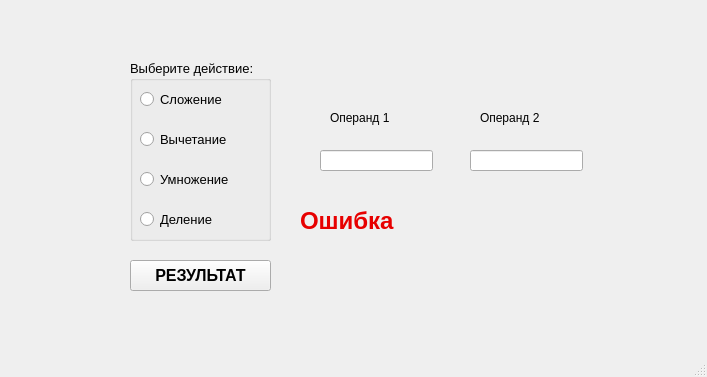
<?xml version="1.0" encoding="UTF-8"?>
<ui version="4.0">
 <class>MainWindow</class>
 <widget class="QMainWindow" name="MainWindow">
  <property name="geometry">
   <rect>
    <x>0</x>
    <y>0</y>
    <width>707</width>
    <height>377</height>
   </rect>
  </property>
  <property name="windowTitle">
   <string>MainWindow</string>
  </property>
  <widget class="QWidget" name="centralwidget">
   <widget class="QGroupBox" name="groupBox">
    <property name="geometry">
     <rect>
      <x>130</x>
      <y>60</y>
      <width>141</width>
      <height>181</height>
     </rect>
    </property>
    <property name="font">
     <font>
      <pointsize>10</pointsize>
      <weight>50</weight>
      <italic>false</italic>
      <bold>false</bold>
      <underline>false</underline>
     </font>
    </property>
    <property name="title">
     <string>Выберите действие:</string>
    </property>
    <widget class="QRadioButton" name="radioButtonSum">
     <property name="geometry">
      <rect>
       <x>10</x>
       <y>30</y>
       <width>101</width>
       <height>19</height>
      </rect>
     </property>
     <property name="text">
      <string>Сложение</string>
     </property>
    </widget>
    <widget class="QRadioButton" name="radioButtonSub">
     <property name="geometry">
      <rect>
       <x>10</x>
       <y>70</y>
       <width>101</width>
       <height>19</height>
      </rect>
     </property>
     <property name="text">
      <string>Вычетание</string>
     </property>
    </widget>
    <widget class="QRadioButton" name="radioButtonMul">
     <property name="geometry">
      <rect>
       <x>10</x>
       <y>110</y>
       <width>101</width>
       <height>19</height>
      </rect>
     </property>
     <property name="text">
      <string>Умножение</string>
     </property>
    </widget>
    <widget class="QRadioButton" name="radioButtonDiv">
     <property name="geometry">
      <rect>
       <x>10</x>
       <y>150</y>
       <width>101</width>
       <height>19</height>
      </rect>
     </property>
     <property name="text">
      <string>Деление</string>
     </property>
    </widget>
   </widget>
   <widget class="QLineEdit" name="lineEditOp1">
    <property name="geometry">
     <rect>
      <x>320</x>
      <y>150</y>
      <width>113</width>
      <height>21</height>
     </rect>
    </property>
    <property name="font">
     <font>
      <weight>75</weight>
      <bold>true</bold>
     </font>
    </property>
   </widget>
   <widget class="QLineEdit" name="lineEditOp2">
    <property name="geometry">
     <rect>
      <x>470</x>
      <y>150</y>
      <width>113</width>
      <height>21</height>
     </rect>
    </property>
    <property name="font">
     <font>
      <weight>75</weight>
      <bold>true</bold>
     </font>
    </property>
   </widget>
   <widget class="QLabel" name="labelOp1">
    <property name="geometry">
     <rect>
      <x>330</x>
      <y>110</y>
      <width>91</width>
      <height>16</height>
     </rect>
    </property>
    <property name="text">
     <string>Операнд 1</string>
    </property>
   </widget>
   <widget class="QLabel" name="labelOp2">
    <property name="geometry">
     <rect>
      <x>480</x>
      <y>110</y>
      <width>91</width>
      <height>16</height>
     </rect>
    </property>
    <property name="text">
     <string>Операнд 2</string>
    </property>
   </widget>
   <widget class="QPushButton" name="pushButton">
    <property name="geometry">
     <rect>
      <x>130</x>
      <y>260</y>
      <width>141</width>
      <height>31</height>
     </rect>
    </property>
    <property name="font">
     <font>
      <pointsize>12</pointsize>
      <weight>75</weight>
      <bold>true</bold>
     </font>
    </property>
    <property name="text">
     <string>РЕЗУЛЬТАТ</string>
    </property>
   </widget>
   <widget class="QLabel" name="labelRes">
    <property name="geometry">
     <rect>
      <x>320</x>
      <y>200</y>
      <width>261</width>
      <height>41</height>
     </rect>
    </property>
    <property name="font">
     <font>
      <pointsize>14</pointsize>
      <weight>75</weight>
      <bold>true</bold>
     </font>
    </property>
    <property name="text">
     <string/>
    </property>
   </widget>
   <widget class="QLabel" name="labelError">
    <property name="geometry">
     <rect>
      <x>300</x>
      <y>210</y>
      <width>411</width>
      <height>21</height>
     </rect>
    </property>
    <property name="palette">
     <palette>
      <active>
       <colorrole role="WindowText">
        <brush brushstyle="SolidPattern">
         <color alpha="255">
          <red>231</red>
          <green>0</green>
          <blue>0</blue>
         </color>
        </brush>
       </colorrole>
      </active>
      <inactive>
       <colorrole role="WindowText">
        <brush brushstyle="SolidPattern">
         <color alpha="255">
          <red>231</red>
          <green>0</green>
          <blue>0</blue>
         </color>
        </brush>
       </colorrole>
      </inactive>
      <disabled>
       <colorrole role="WindowText">
        <brush brushstyle="SolidPattern">
         <color alpha="127">
          <red>255</red>
          <green>255</green>
          <blue>255</blue>
         </color>
        </brush>
       </colorrole>
      </disabled>
     </palette>
    </property>
    <property name="font">
     <font>
      <pointsize>18</pointsize>
      <weight>75</weight>
      <bold>true</bold>
     </font>
    </property>
    <property name="text">
     <string>Ошибка</string>
    </property>
   </widget>
  </widget>
  <widget class="QMenuBar" name="menubar">
   <property name="geometry">
    <rect>
     <x>0</x>
     <y>0</y>
     <width>707</width>
     <height>20</height>
    </rect>
   </property>
  </widget>
  <widget class="QStatusBar" name="statusbar"/>
 </widget>
 <resources/>
 <connections/>
</ui>
